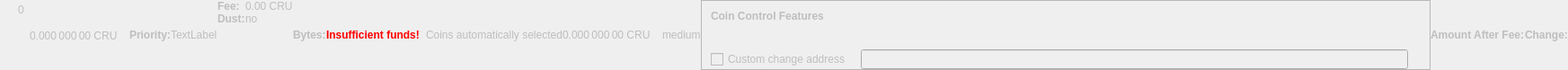
    <widget class="QWidget" name="dummyHideWidget" native="true">
     <property name="enabled">
      <bool>false</bool>
     </property>
     <property name="maximumSize">
      <size>
       <width>100</width>
       <height>22</height>
      </size>
     </property>
     <layout class="QHBoxLayout" name="dummyHideLayout">
      <property name="spacing">
       <number>0</number>
      </property>
      <property name="leftMargin">
       <number>0</number>
      </property>
      <property name="topMargin">
       <number>0</number>
      </property>
      <property name="rightMargin">
       <number>0</number>
      </property>
      <property name="bottomMargin">
       <number>0</number>
      </property>
      <item>
       <layout class="QFormLayout" name="formLayoutCoinControl1">
        <property name="horizontalSpacing">
         <number>10</number>
        </property>
        <property name="verticalSpacing">
         <number>14</number>
        </property>
        <property name="leftMargin">
         <number>10</number>
        </property>
        <property name="topMargin">
         <number>4</number>
        </property>
        <property name="rightMargin">
         <number>6</number>
        </property>
        <item row="0" column="1">
         <widget class="QLabel" name="labelCoinControlBytes">
          <property name="cursor">
           <cursorShape>IBeamCursor</cursorShape>
          </property>
          <property name="contextMenuPolicy">
           <enum>Qt::ActionsContextMenu</enum>
          </property>
          <property name="text">
           <string notr="true">0</string>
          </property>
          <property name="textInteractionFlags">
           <set>Qt::LinksAccessibleByMouse|Qt::TextSelectableByKeyboard|Qt::TextSelectableByMouse</set>
          </property>
         </widget>
        </item>
       </layout>
      </item>
      <item>
       <widget class="QLabel" name="labelCoinControlAfterFee">
        <property name="enabled">
         <bool>false</bool>
        </property>
        <property name="sizePolicy">
         <sizepolicy hsizetype="Fixed" vsizetype="Fixed">
          <horstretch>0</horstretch>
          <verstretch>0</verstretch>
         </sizepolicy>
        </property>
        <property name="minimumSize">
         <size>
          <width>111</width>
          <height>12</height>
         </size>
        </property>
        <property name="maximumSize">
         <size>
          <width>111</width>
          <height>12</height>
         </size>
        </property>
        <property name="cursor">
         <cursorShape>IBeamCursor</cursorShape>
        </property>
        <property name="contextMenuPolicy">
         <enum>Qt::ActionsContextMenu</enum>
        </property>
        <property name="text">
         <string notr="true">0.000 000 00 CRU</string>
        </property>
        <property name="textInteractionFlags">
         <set>Qt::LinksAccessibleByMouse|Qt::TextSelectableByKeyboard|Qt::TextSelectableByMouse</set>
        </property>
       </widget>
      </item>
      <item>
       <widget class="QLabel" name="labelCoinControlPriorityText">
        <property name="enabled">
         <bool>false</bool>
        </property>
        <property name="font">
         <font>
          <weight>75</weight>
          <bold>true</bold>
         </font>
        </property>
        <property name="text">
         <string>Priority:</string>
        </property>
       </widget>
      </item>
      <item>
       <layout class="QHBoxLayout" name="horizontalLayout">
        <item>
         <widget class="QLabel" name="WarningLabel">
          <property name="text">
           <string>TextLabel</string>
          </property>
         </widget>
        </item>
       </layout>
      </item>
      <item>
       <layout class="QFormLayout" name="formLayoutCoinControl3">
        <property name="horizontalSpacing">
         <number>0</number>
        </property>
        <property name="verticalSpacing">
         <number>0</number>
        </property>
        <property name="leftMargin">
         <number>0</number>
        </property>
        <property name="topMargin">
         <number>0</number>
        </property>
        <property name="rightMargin">
         <number>0</number>
        </property>
        <item row="0" column="0">
         <widget class="QLabel" name="labelCoinControlFeeText">
          <property name="enabled">
           <bool>false</bool>
          </property>
          <property name="font">
           <font>
            <weight>75</weight>
            <bold>true</bold>
           </font>
          </property>
          <property name="text">
           <string>Fee:</string>
          </property>
          <property name="margin">
           <number>0</number>
          </property>
         </widget>
        </item>
        <item row="0" column="1">
         <widget class="QLabel" name="labelCoinControlFee">
          <property name="enabled">
           <bool>false</bool>
          </property>
          <property name="cursor">
           <cursorShape>IBeamCursor</cursorShape>
          </property>
          <property name="contextMenuPolicy">
           <enum>Qt::ActionsContextMenu</enum>
          </property>
          <property name="text">
           <string notr="true">0.00 CRU</string>
          </property>
          <property name="textInteractionFlags">
           <set>Qt::LinksAccessibleByMouse|Qt::TextSelectableByKeyboard|Qt::TextSelectableByMouse</set>
          </property>
         </widget>
        </item>
        <item row="1" column="0">
         <widget class="QLabel" name="labelCoinControlLowOutputText">
          <property name="enabled">
           <bool>false</bool>
          </property>
          <property name="font">
           <font>
            <weight>75</weight>
            <bold>true</bold>
           </font>
          </property>
          <property name="text">
           <string>Dust:</string>
          </property>
         </widget>
        </item>
        <item row="1" column="1">
         <widget class="QLabel" name="labelCoinControlLowOutput">
          <property name="enabled">
           <bool>false</bool>
          </property>
          <property name="cursor">
           <cursorShape>IBeamCursor</cursorShape>
          </property>
          <property name="contextMenuPolicy">
           <enum>Qt::ActionsContextMenu</enum>
          </property>
          <property name="text">
           <string>no</string>
          </property>
          <property name="textInteractionFlags">
           <set>Qt::LinksAccessibleByMouse|Qt::TextSelectableByKeyboard|Qt::TextSelectableByMouse</set>
          </property>
         </widget>
        </item>
       </layout>
      </item>
      <item>
       <widget class="QLabel" name="labelCoinControlBytesText">
        <property name="enabled">
         <bool>false</bool>
        </property>
        <property name="font">
         <font>
          <weight>75</weight>
          <bold>true</bold>
         </font>
        </property>
        <property name="text">
         <string>Bytes:</string>
        </property>
       </widget>
      </item>
      <item>
       <layout class="QFormLayout" name="formLayoutCoinControl2">
        <property name="horizontalSpacing">
         <number>0</number>
        </property>
        <property name="verticalSpacing">
         <number>0</number>
        </property>
        <property name="leftMargin">
         <number>0</number>
        </property>
        <property name="topMargin">
         <number>0</number>
        </property>
        <property name="rightMargin">
         <number>0</number>
        </property>
       </layout>
      </item>
      <item>
       <layout class="QHBoxLayout" name="horizontalLayoutCoinControl2">
        <property name="spacing">
         <number>0</number>
        </property>
        <property name="bottomMargin">
         <number>0</number>
        </property>
       </layout>
      </item>
      <item>
       <widget class="QLabel" name="labelCoinControlInsuffFunds">
        <property name="enabled">
         <bool>false</bool>
        </property>
        <property name="minimumSize">
         <size>
          <width>0</width>
          <height>0</height>
         </size>
        </property>
        <property name="font">
         <font>
          <weight>75</weight>
          <bold>true</bold>
         </font>
        </property>
        <property name="styleSheet">
         <string notr="true">color:red;font-weight:bold;</string>
        </property>
        <property name="text">
         <string>Insufficient funds!</string>
        </property>
        <property name="margin">
         <number>5</number>
        </property>
       </widget>
      </item>
      <item>
       <layout class="QFormLayout" name="formLayoutCoinControl4">
        <property name="horizontalSpacing">
         <number>0</number>
        </property>
        <property name="verticalSpacing">
         <number>0</number>
        </property>
        <property name="leftMargin">
         <number>0</number>
        </property>
        <property name="topMargin">
         <number>0</number>
        </property>
        <property name="rightMargin">
         <number>0</number>
        </property>
       </layout>
      </item>
      <item>
       <widget class="QLabel" name="labelCoinControlChangeLabel">
        <property name="enabled">
         <bool>false</bool>
        </property>
        <property name="sizePolicy">
         <sizepolicy hsizetype="Preferred" vsizetype="Expanding">
          <horstretch>0</horstretch>
          <verstretch>0</verstretch>
         </sizepolicy>
        </property>
        <property name="minimumSize">
         <size>
          <width>0</width>
          <height>0</height>
         </size>
        </property>
        <property name="text">
         <string/>
        </property>
        <property name="margin">
         <number>3</number>
        </property>
       </widget>
      </item>
      <item>
       <widget class="QLabel" name="labelCoinControlAutomaticallySelected">
        <property name="enabled">
         <bool>false</bool>
        </property>
        <property name="sizePolicy">
         <sizepolicy hsizetype="Fixed" vsizetype="Fixed">
          <horstretch>0</horstretch>
          <verstretch>0</verstretch>
         </sizepolicy>
        </property>
        <property name="minimumSize">
         <size>
          <width>0</width>
          <height>0</height>
         </size>
        </property>
        <property name="maximumSize">
         <size>
          <width>240</width>
          <height>16777215</height>
         </size>
        </property>
        <property name="text">
         <string>Coins automatically selected</string>
        </property>
        <property name="margin">
         <number>5</number>
        </property>
       </widget>
      </item>
      <item>
       <widget class="QLabel" name="labelCoinControlChange">
        <property name="enabled">
         <bool>false</bool>
        </property>
        <property name="sizePolicy">
         <sizepolicy hsizetype="Fixed" vsizetype="Fixed">
          <horstretch>0</horstretch>
          <verstretch>0</verstretch>
         </sizepolicy>
        </property>
        <property name="minimumSize">
         <size>
          <width>111</width>
          <height>0</height>
         </size>
        </property>
        <property name="maximumSize">
         <size>
          <width>111</width>
          <height>16777215</height>
         </size>
        </property>
        <property name="cursor">
         <cursorShape>IBeamCursor</cursorShape>
        </property>
        <property name="contextMenuPolicy">
         <enum>Qt::ActionsContextMenu</enum>
        </property>
        <property name="text">
         <string notr="true">0.000 000 00 CRU</string>
        </property>
        <property name="textInteractionFlags">
         <set>Qt::LinksAccessibleByMouse|Qt::TextSelectableByKeyboard|Qt::TextSelectableByMouse</set>
        </property>
       </widget>
      </item>
      <item>
       <widget class="QLabel" name="labelCoinControlPriority">
        <property name="enabled">
         <bool>false</bool>
        </property>
        <property name="cursor">
         <cursorShape>IBeamCursor</cursorShape>
        </property>
        <property name="contextMenuPolicy">
         <enum>Qt::ActionsContextMenu</enum>
        </property>
        <property name="text">
         <string>medium</string>
        </property>
        <property name="textInteractionFlags">
         <set>Qt::LinksAccessibleByMouse|Qt::TextSelectableByKeyboard|Qt::TextSelectableByMouse</set>
        </property>
       </widget>
      </item>
      <item>
       <widget class="QFrame" name="frameCoinControl">
        <property name="sizePolicy">
         <sizepolicy hsizetype="Expanding" vsizetype="Expanding">
          <horstretch>0</horstretch>
          <verstretch>0</verstretch>
         </sizepolicy>
        </property>
        <property name="maximumSize">
         <size>
          <width>16777215</width>
          <height>16777215</height>
         </size>
        </property>
        <property name="frameShape">
         <enum>QFrame::StyledPanel</enum>
        </property>
        <property name="frameShadow">
         <enum>QFrame::Sunken</enum>
        </property>
        <layout class="QVBoxLayout" name="verticalLayoutCoinControl2_2">
         <property name="spacing">
          <number>0</number>
         </property>
         <property name="leftMargin">
          <number>0</number>
         </property>
         <property name="topMargin">
          <number>0</number>
         </property>
         <property name="rightMargin">
          <number>0</number>
         </property>
         <property name="bottomMargin">
          <number>0</number>
         </property>
         <item>
          <layout class="QVBoxLayout" name="verticalLayoutCoinControl" stretch="0,0,0,1">
           <property name="spacing">
            <number>0</number>
           </property>
           <property name="leftMargin">
            <number>10</number>
           </property>
           <property name="topMargin">
            <number>10</number>
           </property>
           <item>
            <layout class="QHBoxLayout" name="horizontalLayoutCoinControl1">
             <property name="bottomMargin">
              <number>15</number>
             </property>
             <item>
              <widget class="QLabel" name="labelCoinControlFeatures">
               <property name="enabled">
                <bool>false</bool>
               </property>
               <property name="sizePolicy">
                <sizepolicy hsizetype="Preferred" vsizetype="Maximum">
                 <horstretch>0</horstretch>
                 <verstretch>0</verstretch>
                </sizepolicy>
               </property>
               <property name="font">
                <font>
                 <weight>75</weight>
                 <bold>true</bold>
                </font>
               </property>
               <property name="styleSheet">
                <string notr="true">font-weight:bold;</string>
               </property>
               <property name="text">
                <string>Coin Control Features</string>
               </property>
              </widget>
             </item>
            </layout>
           </item>
           <item>
            <widget class="QWidget" name="widgetCoinControl" native="true">
             <property name="sizePolicy">
              <sizepolicy hsizetype="Preferred" vsizetype="Preferred">
               <horstretch>0</horstretch>
               <verstretch>0</verstretch>
              </sizepolicy>
             </property>
             <property name="minimumSize">
              <size>
               <width>0</width>
               <height>0</height>
              </size>
             </property>
             <property name="styleSheet">
              <string notr="true"/>
             </property>
             <layout class="QHBoxLayout" name="horizontalLayoutCoinControl5_2">
              <property name="leftMargin">
               <number>0</number>
              </property>
              <property name="topMargin">
               <number>0</number>
              </property>
              <property name="rightMargin">
               <number>0</number>
              </property>
              <property name="bottomMargin">
               <number>0</number>
              </property>
              <item>
               <layout class="QHBoxLayout" name="horizontalLayoutCoinControl3">
                <property name="spacing">
                 <number>20</number>
                </property>
                <property name="topMargin">
                 <number>0</number>
                </property>
                <property name="bottomMargin">
                 <number>10</number>
                </property>
               </layout>
              </item>
             </layout>
            </widget>
           </item>
           <item>
            <layout class="QHBoxLayout" name="horizontalLayoutCoinControl4" stretch="0,0,0">
             <property name="spacing">
              <number>12</number>
             </property>
             <property name="sizeConstraint">
              <enum>QLayout::SetDefaultConstraint</enum>
             </property>
             <property name="topMargin">
              <number>5</number>
             </property>
             <property name="rightMargin">
              <number>5</number>
             </property>
             <item>
              <widget class="QCheckBox" name="checkBoxCoinControlChange">
               <property name="enabled">
                <bool>false</bool>
               </property>
               <property name="toolTip">
                <string>If this is activated, but the change address is empty or invalid, change will be sent to a newly generated address.</string>
               </property>
               <property name="text">
                <string>Custom change address</string>
               </property>
              </widget>
             </item>
             <item>
              <widget class="QValidatedLineEdit" name="lineEditCoinControlChange">
               <property name="enabled">
                <bool>false</bool>
               </property>
               <property name="sizePolicy">
                <sizepolicy hsizetype="Expanding" vsizetype="Fixed">
                 <horstretch>0</horstretch>
                 <verstretch>0</verstretch>
                </sizepolicy>
               </property>
              </widget>
             </item>
             <item>
              <widget class="QLabel" name="labelCoinControlChangeLabel_2">
               <property name="sizePolicy">
                <sizepolicy hsizetype="Preferred" vsizetype="Expanding">
                 <horstretch>0</horstretch>
                 <verstretch>0</verstretch>
                </sizepolicy>
               </property>
               <property name="minimumSize">
                <size>
                 <width>0</width>
                 <height>0</height>
                </size>
               </property>
               <property name="text">
                <string/>
               </property>
               <property name="margin">
                <number>3</number>
               </property>
              </widget>
             </item>
            </layout>
           </item>
           <item>
            <spacer name="verticalSpacerCoinControl">
             <property name="orientation">
              <enum>Qt::Vertical</enum>
             </property>
             <property name="sizeHint" stdset="0">
              <size>
               <width>800</width>
               <height>1</height>
              </size>
             </property>
            </spacer>
           </item>
          </layout>
         </item>
        </layout>
       </widget>
      </item>
      <item>
       <widget class="QLabel" name="labelCoinControlAfterFeeText">
        <property name="enabled">
         <bool>false</bool>
        </property>
        <property name="minimumSize">
         <size>
          <width>0</width>
          <height>0</height>
         </size>
        </property>
        <property name="maximumSize">
         <size>
          <width>16777215</width>
          <height>16777215</height>
         </size>
        </property>
        <property name="font">
         <font>
          <weight>75</weight>
          <bold>true</bold>
         </font>
        </property>
        <property name="text">
         <string>Amount After Fee:</string>
        </property>
        <property name="alignment">
         <set>Qt::AlignLeading|Qt::AlignLeft|Qt::AlignVCenter</set>
        </property>
        <property name="margin">
         <number>0</number>
        </property>
       </widget>
      </item>
      <item>
       <widget class="QLabel" name="labelCoinControlChangeText">
        <property name="enabled">
         <bool>false</bool>
        </property>
        <property name="sizePolicy">
         <sizepolicy hsizetype="Preferred" vsizetype="Preferred">
          <horstretch>0</horstretch>
          <verstretch>0</verstretch>
         </sizepolicy>
        </property>
        <property name="minimumSize">
         <size>
          <width>0</width>
          <height>0</height>
         </size>
        </property>
        <property name="maximumSize">
         <size>
          <width>16777215</width>
          <height>16777215</height>
         </size>
        </property>
        <property name="font">
         <font>
          <weight>75</weight>
          <bold>true</bold>
         </font>
        </property>
        <property name="text">
         <string>Change:</string>
        </property>
        <property name="alignment">
         <set>Qt::AlignLeading|Qt::AlignLeft|Qt::AlignVCenter</set>
        </property>
       </widget>
      </item>
     </layout>
    </widget>
